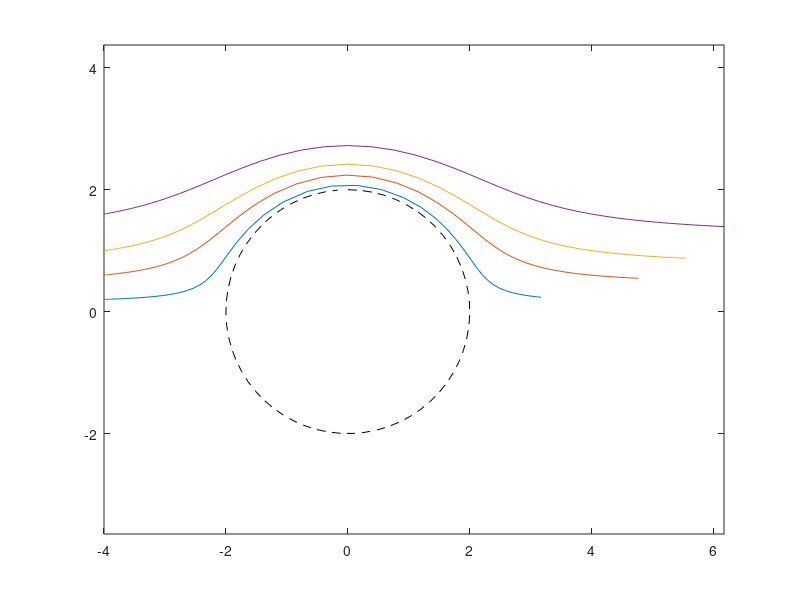

Write MATLAB code to recreate this figure.
function [] = LAB2C1()
%LAB2C1 
close all;

[~,x1] = ode45(@flow,[0 10],[-4 0.2]');
[~,x2] = ode45(@flow,[0 10],[-4 0.6]');
[~,x3] = ode45(@flow,[0 10],[-4 1]');
[~,x4] = ode45(@flow,[0 10],[-4 1.6]');
plot(x1(:,1),x1(:,2),x2(:,1),x2(:,2),x3(:,1),x3(:,2),x4(:,1),x4(:,2),2*sin(0:0.1:2*pi),2*cos(0:0.1:2*pi),'k--');axis equal;

end

function dxdt = flow(t,x)
R = 2;
dxdt = x;
square = (x(1)*x(1)+x(2)*x(2))*(x(1)*x(1)+x(2)*x(2));
dxdt(1) = 1 - R*R*(x(1)*x(1)-x(2)*x(2))/square;
dxdt(2) = -2*R*R*x(1)*x(2)/square;
end

